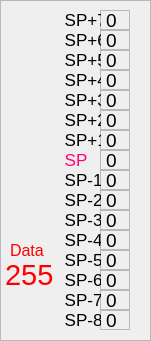
    <widget class="QFrame" name="stack_frame">
     <property name="geometry">
      <rect>
       <x>960</x>
       <y>30</y>
       <width>151</width>
       <height>341</height>
      </rect>
     </property>
     <property name="frameShape">
      <enum>QFrame::StyledPanel</enum>
     </property>
     <property name="frameShadow">
      <enum>QFrame::Plain</enum>
     </property>
     <widget class="QLabel" name="stack_0">
      <property name="geometry">
       <rect>
        <x>100</x>
        <y>10</y>
        <width>30</width>
        <height>20</height>
       </rect>
      </property>
      <property name="font">
       <font>
        <pointsize>14</pointsize>
       </font>
      </property>
      <property name="frameShape">
       <enum>QFrame::StyledPanel</enum>
      </property>
      <property name="frameShadow">
       <enum>QFrame::Sunken</enum>
      </property>
      <property name="text">
       <string>0</string>
      </property>
     </widget>
     <widget class="QLabel" name="stack_1">
      <property name="geometry">
       <rect>
        <x>100</x>
        <y>30</y>
        <width>30</width>
        <height>20</height>
       </rect>
      </property>
      <property name="font">
       <font>
        <pointsize>14</pointsize>
       </font>
      </property>
      <property name="frameShape">
       <enum>QFrame::StyledPanel</enum>
      </property>
      <property name="frameShadow">
       <enum>QFrame::Sunken</enum>
      </property>
      <property name="text">
       <string>0</string>
      </property>
     </widget>
     <widget class="QLabel" name="stack_2">
      <property name="geometry">
       <rect>
        <x>100</x>
        <y>50</y>
        <width>30</width>
        <height>20</height>
       </rect>
      </property>
      <property name="font">
       <font>
        <pointsize>14</pointsize>
       </font>
      </property>
      <property name="frameShape">
       <enum>QFrame::StyledPanel</enum>
      </property>
      <property name="frameShadow">
       <enum>QFrame::Sunken</enum>
      </property>
      <property name="text">
       <string>0</string>
      </property>
     </widget>
     <widget class="QLabel" name="stack_3">
      <property name="geometry">
       <rect>
        <x>100</x>
        <y>70</y>
        <width>30</width>
        <height>20</height>
       </rect>
      </property>
      <property name="font">
       <font>
        <pointsize>14</pointsize>
       </font>
      </property>
      <property name="frameShape">
       <enum>QFrame::StyledPanel</enum>
      </property>
      <property name="frameShadow">
       <enum>QFrame::Sunken</enum>
      </property>
      <property name="text">
       <string>0</string>
      </property>
     </widget>
     <widget class="QLabel" name="stack_4">
      <property name="geometry">
       <rect>
        <x>100</x>
        <y>90</y>
        <width>30</width>
        <height>20</height>
       </rect>
      </property>
      <property name="font">
       <font>
        <pointsize>14</pointsize>
       </font>
      </property>
      <property name="frameShape">
       <enum>QFrame::StyledPanel</enum>
      </property>
      <property name="frameShadow">
       <enum>QFrame::Sunken</enum>
      </property>
      <property name="text">
       <string>0</string>
      </property>
     </widget>
     <widget class="QLabel" name="stack_5">
      <property name="geometry">
       <rect>
        <x>100</x>
        <y>110</y>
        <width>30</width>
        <height>20</height>
       </rect>
      </property>
      <property name="font">
       <font>
        <pointsize>14</pointsize>
       </font>
      </property>
      <property name="frameShape">
       <enum>QFrame::StyledPanel</enum>
      </property>
      <property name="frameShadow">
       <enum>QFrame::Sunken</enum>
      </property>
      <property name="text">
       <string>0</string>
      </property>
     </widget>
     <widget class="QLabel" name="stack_6">
      <property name="geometry">
       <rect>
        <x>100</x>
        <y>130</y>
        <width>30</width>
        <height>20</height>
       </rect>
      </property>
      <property name="font">
       <font>
        <pointsize>14</pointsize>
       </font>
      </property>
      <property name="frameShape">
       <enum>QFrame::StyledPanel</enum>
      </property>
      <property name="frameShadow">
       <enum>QFrame::Sunken</enum>
      </property>
      <property name="text">
       <string>0</string>
      </property>
     </widget>
     <widget class="QLabel" name="stack_7">
      <property name="geometry">
       <rect>
        <x>100</x>
        <y>150</y>
        <width>30</width>
        <height>20</height>
       </rect>
      </property>
      <property name="font">
       <font>
        <pointsize>14</pointsize>
       </font>
      </property>
      <property name="frameShape">
       <enum>QFrame::StyledPanel</enum>
      </property>
      <property name="frameShadow">
       <enum>QFrame::Sunken</enum>
      </property>
      <property name="text">
       <string>0</string>
      </property>
     </widget>
     <widget class="QLabel" name="stack_8">
      <property name="geometry">
       <rect>
        <x>100</x>
        <y>170</y>
        <width>30</width>
        <height>20</height>
       </rect>
      </property>
      <property name="font">
       <font>
        <pointsize>14</pointsize>
       </font>
      </property>
      <property name="frameShape">
       <enum>QFrame::StyledPanel</enum>
      </property>
      <property name="frameShadow">
       <enum>QFrame::Sunken</enum>
      </property>
      <property name="text">
       <string>0</string>
      </property>
     </widget>
     <widget class="QLabel" name="stack_9">
      <property name="geometry">
       <rect>
        <x>100</x>
        <y>190</y>
        <width>30</width>
        <height>20</height>
       </rect>
      </property>
      <property name="font">
       <font>
        <pointsize>14</pointsize>
       </font>
      </property>
      <property name="frameShape">
       <enum>QFrame::StyledPanel</enum>
      </property>
      <property name="frameShadow">
       <enum>QFrame::Sunken</enum>
      </property>
      <property name="text">
       <string>0</string>
      </property>
     </widget>
     <widget class="QLabel" name="stack_A">
      <property name="geometry">
       <rect>
        <x>100</x>
        <y>210</y>
        <width>30</width>
        <height>20</height>
       </rect>
      </property>
      <property name="font">
       <font>
        <pointsize>14</pointsize>
       </font>
      </property>
      <property name="frameShape">
       <enum>QFrame::StyledPanel</enum>
      </property>
      <property name="frameShadow">
       <enum>QFrame::Sunken</enum>
      </property>
      <property name="text">
       <string>0</string>
      </property>
     </widget>
     <widget class="QLabel" name="stack_B">
      <property name="geometry">
       <rect>
        <x>100</x>
        <y>230</y>
        <width>30</width>
        <height>20</height>
       </rect>
      </property>
      <property name="font">
       <font>
        <pointsize>14</pointsize>
       </font>
      </property>
      <property name="frameShape">
       <enum>QFrame::StyledPanel</enum>
      </property>
      <property name="frameShadow">
       <enum>QFrame::Sunken</enum>
      </property>
      <property name="text">
       <string>0</string>
      </property>
     </widget>
     <widget class="QLabel" name="stack_C">
      <property name="geometry">
       <rect>
        <x>100</x>
        <y>250</y>
        <width>30</width>
        <height>20</height>
       </rect>
      </property>
      <property name="font">
       <font>
        <pointsize>14</pointsize>
       </font>
      </property>
      <property name="frameShape">
       <enum>QFrame::StyledPanel</enum>
      </property>
      <property name="frameShadow">
       <enum>QFrame::Sunken</enum>
      </property>
      <property name="text">
       <string>0</string>
      </property>
     </widget>
     <widget class="QLabel" name="stack_D">
      <property name="geometry">
       <rect>
        <x>100</x>
        <y>270</y>
        <width>30</width>
        <height>20</height>
       </rect>
      </property>
      <property name="font">
       <font>
        <pointsize>14</pointsize>
       </font>
      </property>
      <property name="frameShape">
       <enum>QFrame::StyledPanel</enum>
      </property>
      <property name="frameShadow">
       <enum>QFrame::Sunken</enum>
      </property>
      <property name="text">
       <string>0</string>
      </property>
     </widget>
     <widget class="QLabel" name="stack_E">
      <property name="geometry">
       <rect>
        <x>100</x>
        <y>290</y>
        <width>30</width>
        <height>20</height>
       </rect>
      </property>
      <property name="font">
       <font>
        <pointsize>14</pointsize>
       </font>
      </property>
      <property name="frameShape">
       <enum>QFrame::StyledPanel</enum>
      </property>
      <property name="frameShadow">
       <enum>QFrame::Sunken</enum>
      </property>
      <property name="text">
       <string>0</string>
      </property>
     </widget>
     <widget class="QLabel" name="stack_F">
      <property name="geometry">
       <rect>
        <x>100</x>
        <y>310</y>
        <width>30</width>
        <height>20</height>
       </rect>
      </property>
      <property name="font">
       <font>
        <pointsize>14</pointsize>
       </font>
      </property>
      <property name="frameShape">
       <enum>QFrame::StyledPanel</enum>
      </property>
      <property name="frameShadow">
       <enum>QFrame::Sunken</enum>
      </property>
      <property name="text">
       <string>0</string>
      </property>
     </widget>
     <widget class="QLabel" name="data_stack_label">
      <property name="geometry">
       <rect>
        <x>10</x>
        <y>240</y>
        <width>41</width>
        <height>20</height>
       </rect>
      </property>
      <property name="font">
       <font>
        <pointsize>12</pointsize>
       </font>
      </property>
      <property name="styleSheet">
       <string notr="true">color: rgb(255, 0, 0);
</string>
      </property>
      <property name="text">
       <string>Data</string>
      </property>
     </widget>
     <widget class="QLabel" name="data_stack">
      <property name="geometry">
       <rect>
        <x>0</x>
        <y>260</y>
        <width>61</width>
        <height>30</height>
       </rect>
      </property>
      <property name="font">
       <font>
        <pointsize>22</pointsize>
       </font>
      </property>
      <property name="styleSheet">
       <string notr="true">color: rgb(255, 0, 0);
</string>
      </property>
      <property name="text">
       <string>255</string>
      </property>
      <property name="margin">
       <number>0</number>
      </property>
      <property name="indent">
       <number>5</number>
      </property>
     </widget>
     <widget class="QLabel" name="stack_sp">
      <property name="geometry">
       <rect>
        <x>60</x>
        <y>150</y>
        <width>41</width>
        <height>20</height>
       </rect>
      </property>
      <property name="font">
       <font>
        <pointsize>13</pointsize>
       </font>
      </property>
      <property name="styleSheet">
       <string notr="true">color: rgb(255, 0, 127);</string>
      </property>
      <property name="text">
       <string> SP</string>
      </property>
     </widget>
     <widget class="QLabel" name="stack_sp_m1">
      <property name="geometry">
       <rect>
        <x>60</x>
        <y>170</y>
        <width>41</width>
        <height>20</height>
       </rect>
      </property>
      <property name="font">
       <font>
        <pointsize>13</pointsize>
       </font>
      </property>
      <property name="text">
       <string> SP-1</string>
      </property>
     </widget>
     <widget class="QLabel" name="stack_sp_m2">
      <property name="geometry">
       <rect>
        <x>60</x>
        <y>190</y>
        <width>41</width>
        <height>20</height>
       </rect>
      </property>
      <property name="font">
       <font>
        <pointsize>13</pointsize>
       </font>
      </property>
      <property name="text">
       <string> SP-2</string>
      </property>
     </widget>
     <widget class="QLabel" name="stack_sp_m3">
      <property name="geometry">
       <rect>
        <x>60</x>
        <y>210</y>
        <width>41</width>
        <height>20</height>
       </rect>
      </property>
      <property name="font">
       <font>
        <pointsize>13</pointsize>
       </font>
      </property>
      <property name="text">
       <string> SP-3</string>
      </property>
     </widget>
     <widget class="QLabel" name="stack_sp_m4">
      <property name="geometry">
       <rect>
        <x>60</x>
        <y>230</y>
        <width>41</width>
        <height>20</height>
       </rect>
      </property>
      <property name="font">
       <font>
        <pointsize>13</pointsize>
       </font>
      </property>
      <property name="text">
       <string> SP-4</string>
      </property>
     </widget>
     <widget class="QLabel" name="stack_sp_m5">
      <property name="geometry">
       <rect>
        <x>60</x>
        <y>250</y>
        <width>41</width>
        <height>20</height>
       </rect>
      </property>
      <property name="font">
       <font>
        <pointsize>13</pointsize>
       </font>
      </property>
      <property name="text">
       <string> SP-5</string>
      </property>
     </widget>
     <widget class="QLabel" name="stack_sp_m6">
      <property name="geometry">
       <rect>
        <x>60</x>
        <y>270</y>
        <width>41</width>
        <height>20</height>
       </rect>
      </property>
      <property name="font">
       <font>
        <pointsize>13</pointsize>
       </font>
      </property>
      <property name="text">
       <string> SP-6</string>
      </property>
     </widget>
     <widget class="QLabel" name="stack_sp_p6">
      <property name="geometry">
       <rect>
        <x>60</x>
        <y>30</y>
        <width>41</width>
        <height>20</height>
       </rect>
      </property>
      <property name="font">
       <font>
        <pointsize>13</pointsize>
       </font>
      </property>
      <property name="text">
       <string> SP+6</string>
      </property>
     </widget>
     <widget class="QLabel" name="stack_sp_p4">
      <property name="geometry">
       <rect>
        <x>60</x>
        <y>70</y>
        <width>41</width>
        <height>20</height>
       </rect>
      </property>
      <property name="font">
       <font>
        <pointsize>13</pointsize>
       </font>
      </property>
      <property name="text">
       <string> SP+4</string>
      </property>
     </widget>
     <widget class="QLabel" name="stack_sp_p1">
      <property name="geometry">
       <rect>
        <x>60</x>
        <y>130</y>
        <width>41</width>
        <height>20</height>
       </rect>
      </property>
      <property name="font">
       <font>
        <pointsize>13</pointsize>
       </font>
      </property>
      <property name="text">
       <string> SP+1</string>
      </property>
     </widget>
     <widget class="QLabel" name="stack_sp_p2">
      <property name="geometry">
       <rect>
        <x>60</x>
        <y>110</y>
        <width>41</width>
        <height>20</height>
       </rect>
      </property>
      <property name="font">
       <font>
        <pointsize>13</pointsize>
       </font>
      </property>
      <property name="text">
       <string> SP+2</string>
      </property>
     </widget>
     <widget class="QLabel" name="stack_sp_p5">
      <property name="geometry">
       <rect>
        <x>60</x>
        <y>50</y>
        <width>41</width>
        <height>20</height>
       </rect>
      </property>
      <property name="font">
       <font>
        <pointsize>13</pointsize>
       </font>
      </property>
      <property name="text">
       <string> SP+5</string>
      </property>
     </widget>
     <widget class="QLabel" name="stack_sp_p3">
      <property name="geometry">
       <rect>
        <x>60</x>
        <y>90</y>
        <width>41</width>
        <height>20</height>
       </rect>
      </property>
      <property name="font">
       <font>
        <pointsize>13</pointsize>
       </font>
      </property>
      <property name="text">
       <string> SP+3</string>
      </property>
     </widget>
     <widget class="QLabel" name="stack_sp_p7">
      <property name="geometry">
       <rect>
        <x>60</x>
        <y>10</y>
        <width>41</width>
        <height>20</height>
       </rect>
      </property>
      <property name="font">
       <font>
        <pointsize>13</pointsize>
       </font>
      </property>
      <property name="text">
       <string> SP+7</string>
      </property>
     </widget>
     <widget class="QLabel" name="stack_sp_m7">
      <property name="geometry">
       <rect>
        <x>60</x>
        <y>290</y>
        <width>41</width>
        <height>20</height>
       </rect>
      </property>
      <property name="font">
       <font>
        <pointsize>13</pointsize>
       </font>
      </property>
      <property name="text">
       <string> SP-7</string>
      </property>
     </widget>
     <widget class="QLabel" name="stack_sp_m8">
      <property name="geometry">
       <rect>
        <x>60</x>
        <y>310</y>
        <width>41</width>
        <height>20</height>
       </rect>
      </property>
      <property name="font">
       <font>
        <pointsize>13</pointsize>
       </font>
      </property>
      <property name="text">
       <string> SP-8</string>
      </property>
     </widget>
    </widget>
